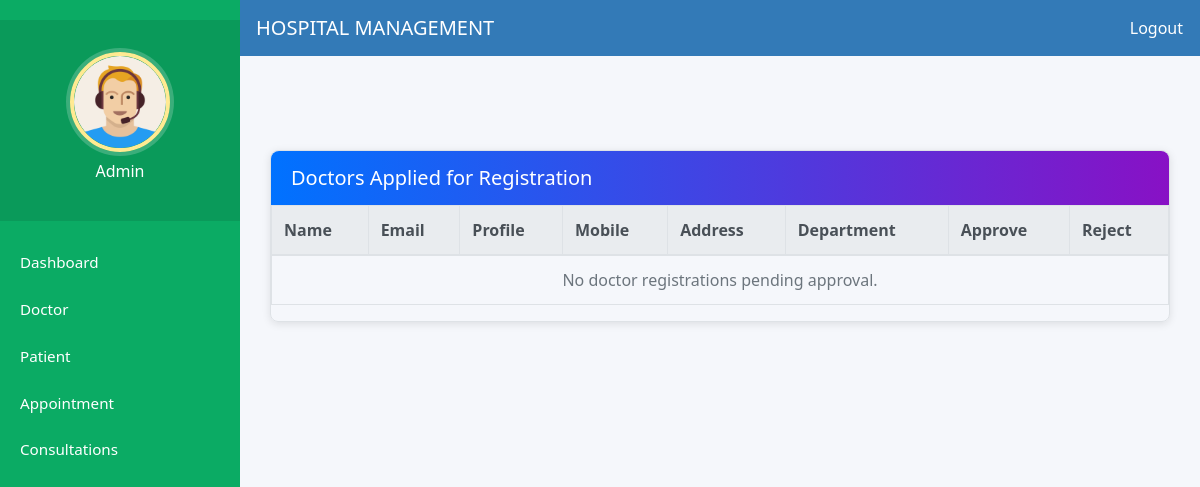
Page /admin-approve-doctor/ (signed in) on the earlier database version.
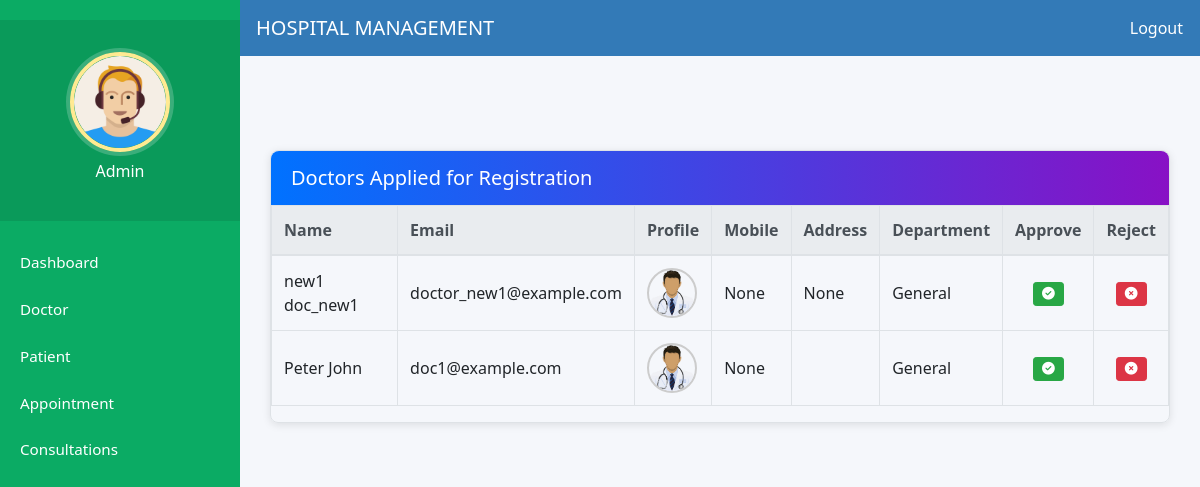
Same page on the later database version.
### hospital/models.py (models this page shows, shortened)
class Doctor(models.Model):
    user = models.OneToOneField(User, on_delete=models.CASCADE, null=True, blank=True)
    department = models.CharField(max_length=100, default='General')
    mobile = models.CharField(max_length=15, blank=True, null=True)
    address = models.TextField(blank=True, null=True)
    profile_pic = models.ImageField(upload_to='profile_pics/', blank=True, null=True)
    status = models.BooleanField(default=False)  # Admin approval
    created_at = models.DateTimeField(auto_now_add=True)

### hospital/views.py (the view)
# urls.py: path('admin-approve-doctor/', views.admin_approve_doctor_view, name='admin-approve-doctor'),
@login_required(login_url="adminlogin")
@user_passes_test(is_admin)
def admin_approve_doctor_view(request):
    try:
        doctors = Doctor.objects.filter(status=False).select_related("user")
        context = {"pending_doctors": doctors}
    except Exception:
        logger.exception(
            "Failed to load pending doctors",
            extra={"path": request.path, "user": request.user.username},
        )
        context = {
            "pending_doctors": [],
            "error": "Unable to load pending doctors right now. Please try again.",
        }
    return render(request, "hospital/admin_approve_doctor.html", context)

### hospital/views.py (called while the page is built)
def is_admin(user):
    return user.is_superuser or user.is_staff

### templates/hospital/admin_approve_doctor.html (shortened to what this page needs)
{% extends 'hospital/admin_base.html' %}
{% load static %}
{% block content %}
<div class="container">
  <div class="panel">
    <div class="panel-heading">
      <h2 class="panel-title">Doctors Applied for Registration</h2>
    </div>
    <div class="table-responsive">
      <table class="table table-hover table-bordered">
        <thead class="thead-light">
          <tr>
            <th>Name</th>
            <th>Email</th>
            <th>Profile</th>
            <th>Mobile</th>
            <th>Address</th>
            <th>Department</th>
            <th>Approve</th>
            <th>Reject</th>
          </tr>
        </thead>
        <tbody>
          {% for d in pending_doctors %}
          <tr>
            <td>{{ d.user.get_full_name }}</td>
            <td>{{ d.user.email }}</td>
            <td>
              {% if d.profile_pic %}
                <img src="{{ d.profile_pic.url }}" alt="Profile Pic" class="profile-pic">
              {% else %}
                <img src="{% static 'images/doctor.png' %}" alt="Default" class="profile-pic">
              {% endif %}
            </td>
            <td>{{ d.mobile }}</td>
            <td>{{ d.address }}</td>
            <td>{{ d.department }}</td>
            <td class="text-center">
              <a class="btn btn-success btn-xs" href="{% url 'approve-doctor' d.id %}" title="Approve">
                <i class="fas fa-check-circle"></i>
              </a>
            </td>
            <td class="text-center">
              <a class="btn btn-danger btn-xs" href="{% url 'reject-doctor' d.id %}" title="Reject">
                <i class="fas fa-times-circle"></i>
              </a>
            </td>
          </tr>
          {% empty %}
          <tr>
            <td colspan="8" class="text-center text-muted">No doctor registrations pending approval.</td>
          </tr>
          {% endfor %}
        </tbody>
      </table>
    </div>
  </div>
</div>
{% endblock content %}

Differences in the rows shown:
added Doctor: user.get_full_name "new1 doc_new1", user.email "doctor_new1@example.com", mobile "None", address "None", department "General"
added Doctor: user.get_full_name "Peter John", user.email "doc1@example.com", mobile "None", department "General"
Other differences:
text no longer shown: "No doctor registrations pending approval."
